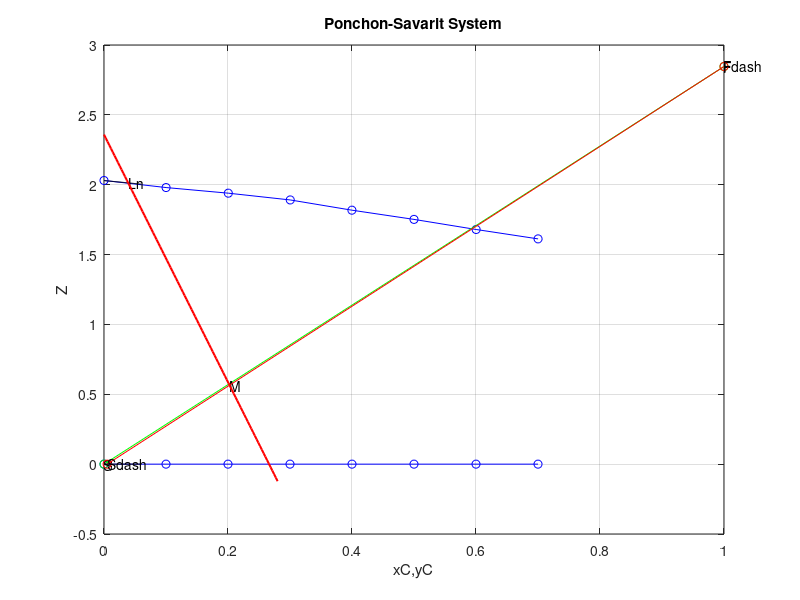

This chart was generated by the following MATLAB code: (Note: this script raises an error after producing the figure.)
clc;
clear;

% wC = [0.046 0.032 0.021 0.011 0.006 0.002];
wC = [0 0.1 0.2 0.3 0.4 0.5 0.6 0.7];
wB_dash = [0.33 0.302 0.272 0.242 0.213 0.1817 0.1492 0.1148];
wC_dash = [0 0.0336 0.0682 0.1039 0.1419 0.1817 0.224 0.268];
for i =1:length(wC)
    wA_dash(i) = 1-wB_dash(i)-wC_dash(i);
    wA(i) = 0;
    wB(i)= 1-wC(i);
end

%SETTING UP THE UNDERFLOW AND OVERFLOW
for i = 1:length(wA)
xc(i) = (wC_dash(i))/(wC_dash(i)+wB_dash(i));
Z(i) = (wA(i))/(wB(i)+wC(i));
yc(i) = (wC(i))/(wC(i)+wB(i));
z(i) = (wA_dash(i))/(wB_dash(i)+wC_dash(i));
end

F = 2000;
F_dash = 2000*(0.26);
S = 2100;
S_dash = S;
zf = (100-26)/26; %solid/non solid
xcf = 1;
zs = 0;%no solid in overflow
ycs = 0.005;


figure(1)
plot(xc, z, 'bo-'); grid on; hold on;
plot(yc, Z, 'bo-'); grid on; hold on;
xlabel('xC,yC'); ylabel('Z');
title('Ponchon-Savarit System');

%plotting FS line
F1 = [xcf 0];
S1 = [zf 0];
plot(F1, S1, 'go-');grid on; hold on;
text(xcf,zf, 'F');
text(0, 0, 'S');

%DETERMINING MIXTURE POINT
M = F_dash+S_dash;
zM = (((F_dash*zf)+(S_dash*zs))/M);
xM = (((F_dash*xcf)+(S_dash*ycs))/M); 
text(xM,zM, 'M');
a4 = plot([xcf ycs],[zf, zs],'-or');
text(xcf, zf, 'Fdash');
text(ycs, zs, 'Sdash');
Wb = 0;
Wc = 0.015;
Wa = 1 - (Wb+Wc);
xcn = 0.039;

p1 = polyfit(xc,z,2);
X_=0:0.001:0.06;
f1 = polyval(p1,X_);
plot(X_,f1,'black')

zn = polyval(p1, xcn);
text(xcn,zn, 'Ln');


p2 = polyfit(yc,Z,2);
X_=0:0.001:0.06;
f1 = polyval(p2,X_);
plot(X_,f1,'black')

%finding line form Ln to M 
slop_Ln_M = (zn-zM)/(xcn-xM);
x_values = linspace(0,0.28, 100);
y = zM + slop_Ln_M*(x_values-xM);
plot(x_values, y, 'r-', 'LineWidth', 1.5);  % Plot Ln M line

% finding v1 point by skoving p2 and Ln to M line
syms x y;
[v1,yc1] = vpasolve([y == poly2sym(p2), y == zM + slop_Ln_M*(x-xM)],[x,y],[0 1;0 1]); %range=[x1 x2;y1 y2]
text(v1,  yc1,'V1');

%fingding delta point
%Finding FE and RnS lines
%for FV1 line F(xcf,zf) V1(v1,yc1)
m2 = (zf-yc1)/(xcf-v1);
b2 = yc1 - m2 * v1; %intercept
x_val2 = linspace(-0.2, 1.01, 100); 
y_val2 = m2 * x_val2 + b2;
plot(x_val2, y_val2, 'b');
%for LnS line Ln(xcn,zn) S(0,0)
m3 = zn/xcn;
b3 = 0 - m3 * 0;
x_val3 = linspace(-0.14, 0.06, 100); 
y_val3 = m3 * x_val3 + b3;
plot(x_val3, y_val3, 'b'); 

%Finding delta point by solving FE and RnS lines
syms x y;
eq1 = y == m2*x + b2;
eq2 = y == m3*x + b3;
[Px, Py] = solve([eq1, eq2], [x, y]);
text(Px,  Py,'delta');

%finding L1(l1,xc1)
syms x y;
l1=v1;
l1=double(l1);
xc1=polyval(p1,l1);
text(l1,  xc1,'L1');

m2 = (zf-yc1)/(xcf-v1);
b2 = yc1 - m2 * v1; %intercept
x_val2 = linspace(-0.14, 0.06, 100); clc;
